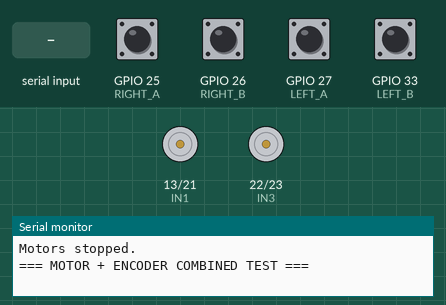
Simulated run of this sketch. Board: ESP32. On the bench: motor-driver pin pairs drawn as motors (green arrow = first pin HIGH = forward, orange = second pin HIGH = backward, longer = more drive, scaled by the enable pin), the last lines printed to the serial monitor. Inputs (shaded band) come from the test bench; at power-on: GPIO 25 (RIGHT_A), GPIO 26 (RIGHT_B), GPIO 27 (LEFT_A), GPIO 33 (LEFT_B) LOW.

Above: at 3.2 s.
3.3 s: "lf\n" received over Serial
At 4.5 s:
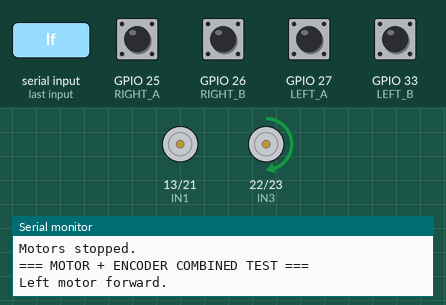
4.8 s: "lb\n" received over Serial
At 5.9 s:
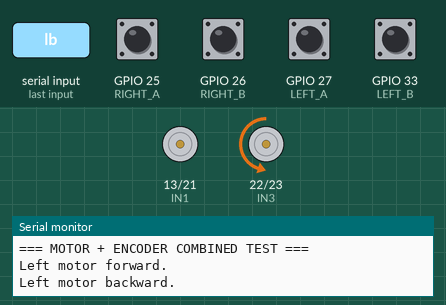
6.3 s: "rf\n" received over Serial
At 7.0 s:
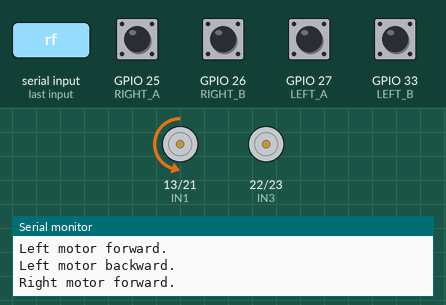
7.8 s: "rb\n" received over Serial
At 8.1 s:
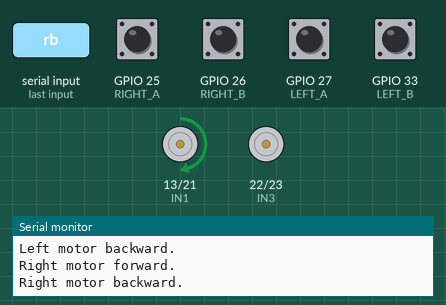
9.3 s: "f\n" received over Serial
At 10.5 s:
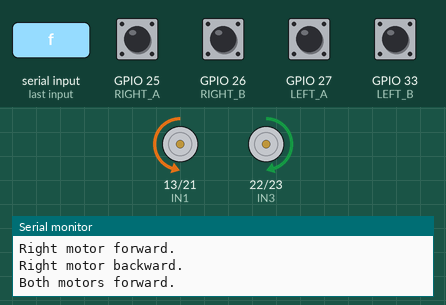
10.8 s: "b\n" received over Serial
At 11.6 s:
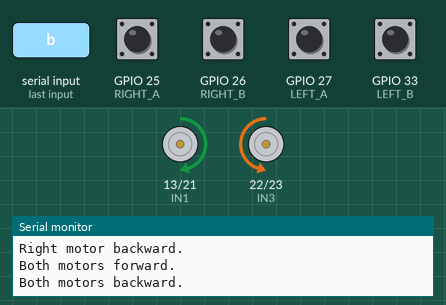
Timing chart, 0 to 13.3 s (numbered marks = the images above; inputs shaded):
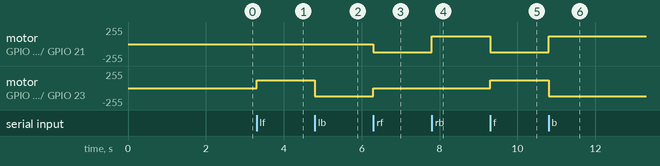

The sketch:

03_motor_encoder_combined_test.ino
```cpp
// 03_motor_encoder_combined_test.ino
// Adafruit ESP32 Feather HUZZAH + L298N + encoders
// Serial Monitor: 115200 baud
//
// Purpose:
// Run motors slowly and print encoder pulse counts at the same time.
//
// Robot wiring used in this file:
// Left motor  = L298N OUT3 / OUT4, controlled by IN3 / IN4 / ENB
// Right motor = L298N OUT1 / OUT2, controlled by IN1 / IN2 / ENA
//
// Serial commands:
// lf = left motor forward
// lb = left motor backward
// rf = right motor forward
// rb = right motor backward
// f  = both motors forward
// b  = both motors backward
// s  = stop motors
// z  = reset encoder counts
// p  = print encoder status once

// ---------- Encoder pins ----------
const int LEFT_A  = 27;
const int LEFT_B  = 33;
const int RIGHT_A = 25;
const int RIGHT_B = 26;

// ---------- L298N pins ----------
const int IN1 = 13;
const int IN2 = 21;
const int ENA = 14;

const int IN3 = 22;
const int IN4 = 23;
const int ENB = 32;

// ---------- PWM settings ----------
const int PWM_FREQUENCY = 1000;
const int PWM_RESOLUTION = 8;
const int TEST_SPEED = 120;

// ---------- Encoder counters ----------
volatile unsigned long leftAPulseCount  = 0;
volatile unsigned long leftBPulseCount  = 0;
volatile unsigned long rightAPulseCount = 0;
volatile unsigned long rightBPulseCount = 0;

void IRAM_ATTR onLeftA()
{
  leftAPulseCount++;
}

void IRAM_ATTR onLeftB()
{
  leftBPulseCount++;
}

void IRAM_ATTR onRightA()
{
  rightAPulseCount++;
}

void IRAM_ATTR onRightB()
{
  rightBPulseCount++;
}

void setLeftMotor(int speed)
{
  // Left motor is connected to OUT3 / OUT4, so it uses IN3 / IN4 / ENB.

  if (speed > 0)
  {
    digitalWrite(IN3, HIGH);
    digitalWrite(IN4, LOW);
    ledcWrite(ENB, speed);
  }
  else if (speed < 0)
  {
    digitalWrite(IN3, LOW);
    digitalWrite(IN4, HIGH);
    ledcWrite(ENB, -speed);
  }
  else
  {
    ledcWrite(ENB, 0);
    digitalWrite(IN3, LOW);
    digitalWrite(IN4, LOW);
  }
}

void setRightMotor(int speed)
{
  // Right motor is connected to OUT1 / OUT2, so it uses IN1 / IN2 / ENA.
  // Direction is reversed in software so that "forward" matches the robot direction.

  if (speed > 0)
  {
    digitalWrite(IN1, LOW);
    digitalWrite(IN2, HIGH);
    ledcWrite(ENA, speed);
  }
  else if (speed < 0)
  {
    digitalWrite(IN1, HIGH);
    digitalWrite(IN2, LOW);
    ledcWrite(ENA, -speed);
  }
  else
  {
    ledcWrite(ENA, 0);
    digitalWrite(IN1, LOW);
    digitalWrite(IN2, LOW);
  }
}

void stopMotors()
{
  setLeftMotor(0);
  setRightMotor(0);
  Serial.println("Motors stopped.");
}

void resetEncoderCounts()
{
  noInterrupts();
  leftAPulseCount = 0;
  leftBPulseCount = 0;
  rightAPulseCount = 0;
  rightBPulseCount = 0;
  interrupts();

  Serial.println("Encoder counts reset.");
}

void printEncoderStatus()
{
  noInterrupts();
  unsigned long left_A = leftAPulseCount;
  unsigned long left_B = leftBPulseCount;
  unsigned long right_A = rightAPulseCount;
  unsigned long right_B = rightBPulseCount;
  interrupts();

  Serial.println();
  Serial.println("----- Encoder status -----");

  Serial.print("Left A state: ");
  Serial.println(digitalRead(LEFT_A));
  Serial.print("Left A pulse count: ");
  Serial.println(left_A);

  Serial.print("Left B state: ");
  Serial.println(digitalRead(LEFT_B));
  Serial.print("Left B pulse count: ");
  Serial.println(left_B);

  Serial.print("Right A state: ");
  Serial.println(digitalRead(RIGHT_A));
  Serial.print("Right A pulse count: ");
  Serial.println(right_A);

  Serial.print("Right B state: ");
  Serial.println(digitalRead(RIGHT_B));
  Serial.print("Right B pulse count: ");
  Serial.println(right_B);

  Serial.println("--------------------------");
}

void setup()
{
  Serial.begin(115200);
  delay(2000);

  pinMode(LEFT_A, INPUT);
  pinMode(LEFT_B, INPUT);
  pinMode(RIGHT_A, INPUT);
  pinMode(RIGHT_B, INPUT);

  pinMode(IN1, OUTPUT);
  pinMode(IN2, OUTPUT);
  pinMode(IN3, OUTPUT);
  pinMode(IN4, OUTPUT);

  ledcAttach(ENA, PWM_FREQUENCY, PWM_RESOLUTION);
  ledcAttach(ENB, PWM_FREQUENCY, PWM_RESOLUTION);

  attachInterrupt(digitalPinToInterrupt(LEFT_A), onLeftA, CHANGE);
  attachInterrupt(digitalPinToInterrupt(LEFT_B), onLeftB, CHANGE);
  attachInterrupt(digitalPinToInterrupt(RIGHT_A), onRightA, CHANGE);
  attachInterrupt(digitalPinToInterrupt(RIGHT_B), onRightB, CHANGE);

  stopMotors();

  Serial.println();
  Serial.println("=== MOTOR + ENCODER COMBINED TEST ===");
}

void loop()
{
  if (Serial.available())
  {
    String command = Serial.readStringUntil('\n');
    command.trim();

    if (command == "lf")
    {
      setLeftMotor(TEST_SPEED);
      setRightMotor(0);
      Serial.println("Left motor forward.");
    }
    else if (command == "lb")
    {
      setLeftMotor(-TEST_SPEED);
      setRightMotor(0);
      Serial.println("Left motor backward.");
    }
    else if (command == "rf")
    {
      setLeftMotor(0);
      setRightMotor(TEST_SPEED);
      Serial.println("Right motor forward.");
    }
    else if (command == "rb")
    {
      setLeftMotor(0);
      setRightMotor(-TEST_SPEED);
      Serial.println("Right motor backward.");
    }
    else if (command == "f")
    {
      setLeftMotor(TEST_SPEED);
      setRightMotor(TEST_SPEED);
      Serial.println("Both motors forward.");
    }
    else if (command == "b")
    {
      setLeftMotor(-TEST_SPEED);
      setRightMotor(-TEST_SPEED);
      Serial.println("Both motors backward.");
    }
    else if (command == "s")
    {
      stopMotors();
    }
    else if (command == "z")
    {
      resetEncoderCounts();
    }
    else if (command == "p")
    {
      printEncoderStatus();
    }
    else
    {
      Serial.println("Unknown command.");
    }
  }
}
```

Measured:
- after the input at 3.3 s, motor on GPIO 22 (IN3) / GPIO 23 (IN4): stopped → forward 120/255 at once
- after the input at 4.8 s, motor on GPIO 22 (IN3) / GPIO 23 (IN4): forward 120/255 → backward 120/255 at once
- after the input at 6.3 s, motor on GPIO 13 (IN1) / GPIO 21 (IN2): stopped → backward 120/255 at once; motor on GPIO 22 (IN3) / GPIO 23 (IN4): backward 120/255 → stopped at once
- after the input at 7.8 s, motor on GPIO 13 (IN1) / GPIO 21 (IN2): backward 120/255 → forward 120/255 at once
- after the input at 9.3 s, motor on GPIO 13 (IN1) / GPIO 21 (IN2): forward 120/255 → backward 120/255 at once; motor on GPIO 22 (IN3) / GPIO 23 (IN4): stopped → forward 120/255 at once
- after the input at 10.8 s, motor on GPIO 13 (IN1) / GPIO 21 (IN2): backward 120/255 → forward 120/255 at once; motor on GPIO 22 (IN3) / GPIO 23 (IN4): forward 120/255 → backward 120/255 at once
